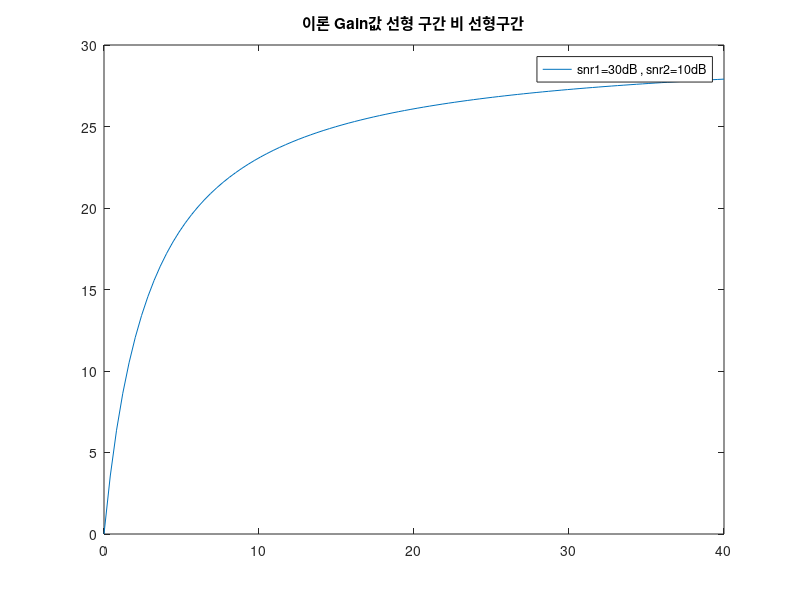

Write MATLAB code to recreate this figure. (Note: this script raises an error after producing the figure.)
% LAB 5. GAin control
% Gain 제어  수학모델  SNR=G/(G/SNR1 + 1/SNR2)

snr1 = 30;  % Ex/wvar1 in firststage  in dB
snr2 = 10;  % Ex/wvar2 in second stage in dB
rxGainTest = linspace(0,40,100)';  % gain in dB

% TODO: 
%   snr = ...
%   plot(...);
snr=rxGainTest./(rxGainTest/snr1 + 1/snr2);  % Ex/(gain*wvar+wvar2)
plot(rxGainTest,snr);
title('이론 Gain값 선형 구간 비 선형구간')
legend('snr1=30dB , snr2=10dB')
% Gain을 무한대로늘려면 snr은 snr1으로 가까이간다. (비선형영역)
% 그래서 gain을 선형영역에서 조절하는게중요하다

% 그리고 또한 아날로그 수신기는 입력 한계가있다. 신호가 잘려 왜곡될 수있어 gain을 잘조절해라
% 위 모델을 위해 함수sat = @(x,a)  max(-a,min(a,real(x))) + 1i*max(-a,min(a,imag(x))); 를사용하라

% 이하 파라미터들 복붙
% Parameters
saveData = true;
usePreRecorded = false;

% Signal parameters
nfft = 1024;   % signal length
backoff = 9;   % backoff in dB  (포화구간 지점에서 얼마나 낮게운용할것인지)
fsamp = 30.72e6*2;  % Sample rate in Hz
nsampsFrame = nfft; % Signal length or 1프레임당 1024신호


% Set the random generator to ensure that the TX and RX use the same data
rng(0,'twister');  % 난수발생 고정

if usePreRecorded
    load txData;
else
    % TODO:  Create a vector, xfd, of nfft random QPSK symbols.
    %   xfd = ...
    bits=randi([0 1],nsampsFrame*2,1);
    xfd=qammod(bits,4,'InputType','bit','UnitAveragePower',true);

    % Save frequency-domain TX data
    if saveData
        save txData xfd;
    end
end

% TODO: Take IFFT
%   x = ifft(...);
% 심볼을 fft도아니고 ifft? (OFDM이래)
x=ifft(xfd,nfft);
figure(2)
plot(abs(xfd));
legend('이 샘플범위내에서(주파수영역)을 값을 차지하는 심볼들모임?')
figure(3);
plot(abs(x));
legend('ofdm 1심볼 시간영역')

% TODO:  Rescale and clip values for the backoff.  You can use the
% saturation function sat above
%   x = sat(x,1); 백오프만큼 신호를 낮추고 플리핑해라
x=db2mag(-backoff).*x;
sat = @(x,a)  max(-a,min(a,real(x))) + 1i*max(-a,min(a,imag(x)));
x=sat(x,1);

% 이제 만든 4-QPSK ofdm신호를 Gain control하겠다
wvar1 = 1;   % power평균= E|w1|^2 in linear scale -> 복소가우시안신호의 분산=N0
snr1 = 30;   % Erx / E|w1|^2 in dB
snr2 = 10;   % Erx / E|w2|^2 in dB
gainRx = 10; % RX gain in dB

% wvar2를 게산하라
% TODO:   
%   Erx = ...
%   wvar2 = ...
Erx=db2pow(snr1);
wvar2=Erx/db2pow(snr2);

% r=h*x + 잡음
% r이 잡  음이 없다고하면 Erx/Ex=channelgain (Erx=는 신호제곱해서 더한거라가정)
% TODO:  
%   chanGain = ...
%   r = chanGain * x;  
Ex=sum(abs(x).^2); % -> 이거 /N인것같은데 수정: 원래sum(abs(x).^2);:
chanGain=Erx/Ex;  % 에너지 단위네?
r=sqrt(chanGain).*x;
% TODO:
%    w1 = ... 
%    w2 = ...
%    y = db2mag(gainRx)*(r + w1) + w2; 
w1=1/sqrt(2).*(randn(nsampsFrame,1)+1i.*(randn(nsampsFrame,1)));
w2=sqrt(wvar2)/sqrt(2).*(randn(nsampsFrame,1)+1i.*(randn(nsampsFrame,1)));
y = db2mag(gainRx)*(r + w1) + w2; 

% 함수 estChanResp를 쓰면 h를 (r=h*x + w ) 얻을 수 있는데
% h를 이용해서 snr 계산하는게가능함 (Ex/Ew)
% TODO:
%   [~,~,snr] =  estChanResp(y,xfd,'normToNoise',true);
%   snrTheory = ...
%   fprintf(...);  % Print snr and snrTheory

% 여기서는 y=root(G)*(h*x+w1) + w2 를 보내고 원신호x를보내니
% SNR= Gh Ex/ GEw1 + Ew2 가 나올거임 
% 이론 SNR= GEr/GEw1 + Ew2 이랑 비슷한가? x->r 갈때 잡음이없어서 똑같네?ㅇㅅㅇ
[~,h,snr]=estChanResp(y,xfd,'normToNoise',true);
snrtheory=snr1/(1+snr1/gainRx/snr2);
fprintf("snrTheory: %f snr: %f \n",snrtheory,snr); % 오 값비슷하노무현

%%%=---- 자이제 여러 게인을 테스트 해야겠지?..------------
% Gain이낮을수록 이론값이랑 안맞을거래
% Range of gain values to test
gainRxTest = linspace(-10,40,25)'; % -10 40을 25분할... (40 - (-10) /25 =2 칸)
ngain = length(gainRxTest);
ntrials = 100;      % number of trials at each gain level 이건뭐지

% Initialize vectors
snr = zeros(ngain,1);        % Median SNR measured at each gain level
snrTheory = zeros(ngain,1);  % Theoretical SNR with no non-linearity

% Loop over gain levels
for i = 1:ngain

    % Get gain to test
    gainRx = gainRxTest(i);
    snrIt = zeros(ntrials,1);

    for it = 1:ntrials % snr값을 100번계산해서 중간값추출?
        
        % TODO:  Generate random noises and output y
        %    w1 = ...
        %    w2 = ...
        %    y = ...
       w1=1/sqrt(2).*(randn(nsampsFrame,1)+1i.*(randn(nsampsFrame,1)));
       w2=sqrt(wvar2)/sqrt(2).*(randn(nsampsFrame,1)+1i.*(randn(nsampsFrame,1)));
       y = db2mag(gainRx)*(r + w1) + w2; 
        % TODO:  Estimate snr and store it in snrIt
        %   [~,~,snrIt(it)] =  estChanResp(...);
        [~,~,snrIt(it)]=estChanResp(y,xfd,'normToNoise',true);
    end

    % Save the median SNR over the trials
    %    snr(i) = ...   
    snr(i)=median(snrIt);
    
    % TODO:  Measure the theoretical SNR
    %    snrTheory(i) = ...
    snrTheory(i)=snr1/(1+snr1/gainRx/snr2);
end

% TODO:  Plot the measured and theoretical SNR
figure(5);
plot(gainRxTest,snr);
hold on
plot(gainRxTest,snrTheory);
xlabel('gain(dB)')
ylabel('SNR')
legend('추정한 SNR값','이론 SNR값 ');
% Gain이 낮을수록 지랄나는 경우를 볼수 있는데 그 이유는
% estChanResp에서 피크를 오검출하기때문이다.(SNR과대추정..)
% (잡음 구간을 신호라고 판단)

% Gain커질수록 비선형 구간이 생기는걸 없애기 위해
% Gain이 커질수록 잡음의 영향을 줄이겟다(비선형 요인은 잡음의 영향이커져서 ㅇㅇ)
% ------------------------ 잡음의 Gain값 자르기 ---------------
% Range of gain values to test
gainRxTest = linspace(-10,40,25)';
ngain = length(gainRxTest);
ntrials = 100;      % number of trials at each gain level

% Nonlinear parameters
satLev = 15;  %  15dB Gain넘으면 잡읍을 컷 Saturation level in dB above noise
satLevLin = sqrt( db2pow(satLev)*wvar1 ); % 15dB이 넘을때의 잡음의 크기를 포화레벨로설정

% Initialize vectors
snrNL = zeros(ngain,1);      % Median SNR with non-linearity

% Loop over gain levels
for i = 1:ngain

    % Get gain to test
    gainRx = gainRxTest(i);
    snrIt = zeros(ntrials,1);

    for it = 1:ntrials
        
        % TODO:  Generate random noises and output with the non-linearity
        %    w1 = ...
        %    w2 = ...
        %    u1 = ...
        %    u2 = sat(u1,satLevLin);     
        %    y = ...
       w1=1/sqrt(2).*(randn(nsampsFrame,1)+1i.*(randn(nsampsFrame,1)));
       w2=sqrt(wvar2)/sqrt(2).*(randn(nsampsFrame,1)+1i.*(randn(nsampsFrame,1)));
        u1=db2mag(gainRx).*w1; 
        u2=sat(u1,satLevLin); % 잡읍만컷트?
       y = db2mag(gainRx).*r+u2+ w2; %   y = db2mag(gainRx)*(r + w1) + w2;
        % TODO:  Estimate snr and store it in snrIt
        %   [~,~,snrIt(it)] =  estChanResp(...);
         [~,~,snrIt(it)]=estChanResp(y,xfd,'normToNoise',true);
    end

    % Save the median SNR over the trials
    %    snrNL(i) = ...
   snrNL(i) =median(snrIt);

end

% TODO:  Plot the measured SNR with and without the non-linearity and
% theoretical SNR.  Add a legend to your plot so that you can see the
% different curves
figure(6);
plot(gainRxTest,snrNL);
hold on
plot(gainRxTest,snrTheory);
xlabel('gain(dB)')
ylabel('SNR')
legend('잡음만 자르고 추정한 SNR값','이론 SNR값 ');
% 오진짜 잡음만 자르니깐 점점 선형이되네?

%-------------이제 SDR로 실습-0--------------------------
% 복붙
% TODO:  Set parameters
% Set to true for loopback, else set to false
loopback = false;  

% Select to run TX and RX
runTx = true;
runRx = true;
% clear previous instances
clear tx rx
% addpath('..\common'); % 혹시 createTxRx가 다른 디렉토리에 있으면 추가하라고
% Run the creation function.  Skip this if we are using pre-recorded
% samples
if ~usePreRecorded
    [tx, rx] = plutoCreateTxRx(createTx = runTx, createRx = runRx, loopback = loopback, ...
        nsampsFrame = nsampsFrame, sampleRate = fsamp);
end

if runTx && ~usePreRecorded
    % TODO:  Use the tx.release() and tx.transmitRepeat() commands to
    % continuously send x
    tx.release();
    tx.transmitRepeat(x);% OFDM=4QPSK심볼만들고 IFFT
end
% If not running the RX, stop the live script now
if ~runRx
    return;
end


% PLUTO SDR에는 훌륭한 AGC가있지만 여기서는 끄고 수동으로 게인을 컨트롤을 해보겠다
% Gain range in dB
gainRxMin = -3;
gainRxMax = 71;

% Place the Pluto in manual gain mode.  When you do this the first time,
% you will need to release it
if ~usePreRecorded
    rx.release();
    rx.set('GainSource', 'Manual');
end

% Manual gain setting.  You may need to change this value to get a good response in the next step
if loopback
    gainRx = 20;      % 루프백이면 gain작게
else
    gainRx = 50;
end
if ~usePreRecorded
    rx.set('Gain', gainRx);
end

nbits = 12;               % number of ADC bits(2^12= 01111111111(12개)=2047,10000000000=-2048) 
fullScale = 2^(nbits-1);  % full scale 2048

if ~usePreRecorded

    % TODO:  Capture data
    %   y = rx.capture(...)
    y=rx.capture(nfft);
    % TODO:  Scale to floating point
    %   y = ...
    y=single(y)./fullscale;   % double형태가 아니라 single형태로 해야할지도?
    % Save the data 
    if saveData
        save rxDataSing y;
    end
  
else 
    % Load pre-recorded data
    load rxDataSing;

end

% TODO:  Measure the channel response and SNR with the estChanResp function
[channelresponse,SNR]=estChanResp(y,xfd,'normToNoise',true);
fprintf("수신Gain20일때 snr : %f",SNR);
% TODO:  Plot the channel response
figure(7);
plot(channelresponse);
legend("SDR 숫신 gain20일때 채널 response")

%%-----------수신 게인  테스트------------
% Rx gain levels to test
gainRxTest = linspace(0,60,7)'; % Gain 0부터 60 (7포인트=6구간,0 10 20 30),,
ngain = length(gainRxTest);

% Number of trials per gain step
ntrials = 10;

% SNR and RX signal energy per sample in trial and gain
snr = zeros(ngain,ntrials);
ypow = zeros(ngain,ntrials);

% Get pre-recorded data if requested
if usePreRecorded
    load rxDatGain;
else
    ydat = zeros(nsampsFrame,ngain,ntrials);
end

snrMed=zeros(ngain,1);
powMed=zeros(ngain,1);
rxbackoff=zeros(ngain,1);
% Loop over gain levels
for i = 1:ngain

    % Get gain to test
    gainRx = gainRxTest(i);

    % Set the gain
    if ~usePreRecorded        
        rx.set('Gain', gainRx);
    end
    

    % Loop over trials
    snrIt = zeros(ntrials,1);   
    for it = 1:ntrials
                       
        if usePreRecorded
            y = ydat(:,i,it);
        else
            % TODO:  Get the data and convert to floating point
            y = rx.capture(nfft);
            y = single(y)./fullScale;
        end

        % Save the data
        ydat(:,i,it) = y; %캡처할때마 새로운 잡음이 섞이니 SNR다다르지

        % TODO:  Estimate snr and store it snr(i,it)
        %   [~,~,snr(igain,it)] =  estChanResp(...);
        [~,~,snr(i,it)]=estChanResp(y,xfd,'normToNoise',true); % snr ngain*ntrials
           
        % TODO: Measure the energy per sample in y and store it in ypow
        %   ypow(i,it) = ...
        ypow(i,it)=mean(abs(y).^2); % |y|.^2 순간전력 / 다더한걸 평균내면 평균전력=샘플당 에너지?
                                    % 다더하면 총에너지  ㅝ지..?( 총전력이란 말은 없어?!=전력은=가속도,에너지는속도)
    end

    % Print the gain and median SNR
    fprintf(1,'gainRx = %.2f snr=%.2f\n', gainRx, median(snr(i,:)));
    snrMed(i)=median(snr(i,:));
    powMed(i)=median(ypow(i,:));
    rxbackoff(i)=-pow2db(powMed(i)/2); % sdr최대 평균 전력은 2 (real=1,imag=1)
                                    % 근데 Gain수집된신호가 최대전력에비해 몇dB 낮은지?
                                    % 어느 Gain부터 포화되는 db값이 있을거임
end
% Save the data
if saveData
    save rxDatGain ydat;
end
% 
figure(8);

subplot(1,2,1);
% TODO:  Plot snrMed vs. gainRxTest.  Label your axes
plot(gainRxTest,snrMed)
xlabel('sdr Gain 설정')
ylabel('측정된 snr값')
subplot(1,2,2);
% TODO:  Plot rxBackoffMed vs. gainRxTest.  Label your axes
plot(gainRxText,rxbackoff)
xlabel('sdr Gain 설정')
ylabel('Gain적용된신호가 최대전력(2)에비해 몇db낮은지?');


%% d이제 rxbackoff가 12db이되게 Gain설정을(AGC) 코드로 짜라는거
% 알빠노?싶
% Number of iterations
nit = 100;

% RX backoff target in dB
rxBackoffTgt = 12;

% Initialize arrays to store data
snr = zeros(nit,1);             
rxBackoff = zeros(nit,1);       
gainRx = zeros(nit,1);
rxTime = zeros(nit,1);
rxPow = zeros(nit,1);

% Get pre-recorded data, if requested
if usePreRecorded
    load rxDatContinuous;
else
    ydat = zeros(nsampsFrame,nit);

    rx.release();
    rx.set('GainSource', 'Manual');
end

% Initialize RX gain
gainInit = 0;
gainRx(it) = gainInit;

% Initialize plots
figure(9);
subplot(1,2,1);
snrToNow = [0,0];
timeToNow = [0,3];
psnr = plot(timeToNow,snrToNow, 'o-', 'LineWidth', 2); %플롯생성
ylim([0,60]);
xlabel('Time [sec]');
ylabel('SNR[dB]');
grid on;

subplot(1,2,2);
rxPowToNow = [-50,50];
ppow = plot(timeToNow,rxPowToNow, 'o-', 'LineWidth', 2); %플롯생성
%ylim([-80,0]);
xlabel('Time [sec]');
ylabel('RX power [dB]');
grid on;


% Set pointers to X and Y data for both plots
psnr.XDataSource = 'timeToNow';
psnr.YDataSource = 'snrToNow';
ppow.XDataSource = 'timeToNow';
ppow.YDataSource = 'rxPowToNow';

for it = 1:nit
    
    if usePreRecorded
        y = ydat(:,it);
    else
        % TODO:  Set the gain to gainRx(it)
        %   rx.set(...); 'Gain',숫자

        % TODO:  Get the data and convert to floating point
        %   y = ...
    end    
    ydat(:,it) = y;

    % Get the time
    if (it==1)
        tic;  %시간측정함수
    end    
    rxTime(it) = toc(); %시간측정종료

    % TODO:  Estimate the snr 
    %   [~,~,snr(it)] =  estChanResp(...);

    % TODO:  Estimate the energy per sample, RX backoff and RX power
    %    ypow = ...
    %    rxBackoff(it) = ...
    %    rxPow(it) = ...
    
    if (it < nit-1)
    
        % TODO: Compute the gain step.  
        %   step = ...

        % Limit the step size
        stepMax = 10;
        step = max(min(stepMax, step), -stepMax);

        % TODO:  Update the gain for the next iteration
        %    gainRx(it+1) = ...
        gainRx(it+1) = gainRx(it) + step;
        
        % Limit the gain to the max and minimum values and ensure the value
        % an integer
        gainRx(it+1) = max(gainRxMin, gainRx(it+1));
        gainRx(it+1) = min(gainRxMax, gainRx(it+1));
        gainRx(it+1) = round(gainRx(it+1));
    end
     
    % Update the plots
    snrToNow = snr(1:it);
    timeToNow = rxTime(1:it);
    rxPowToNow = rxPow(1:it);
    refreshdata;
    drawnow;

end

if saveData
    save rxDatContinuous ydat;
end